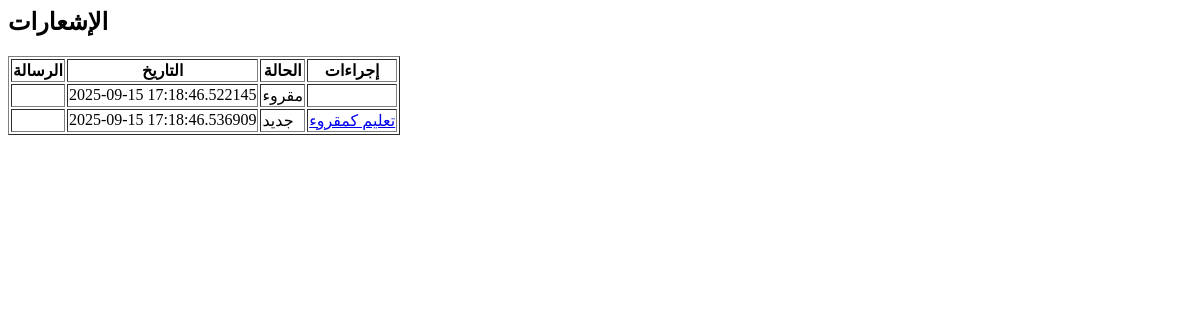
The page /notifications on the database as committed earlier.
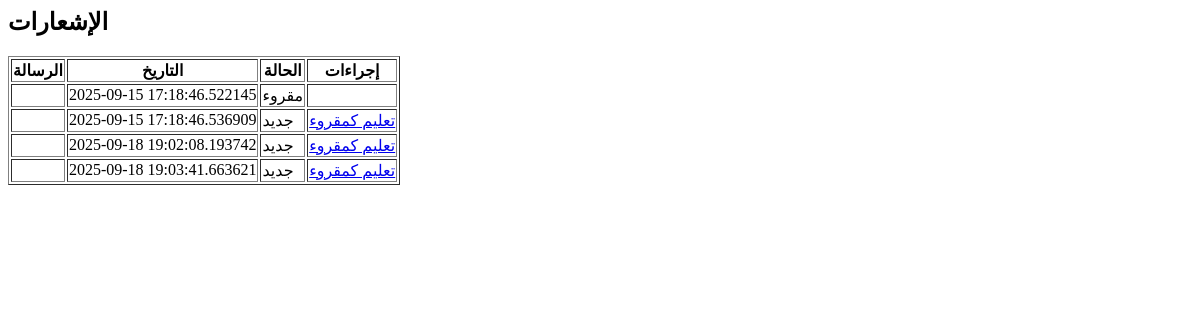
The same page on the database as committed later.
### models.py (models this page shows)
class Notification(db.Model):
    id = db.Column(db.Integer, primary_key=True)
    user_id = db.Column(db.Integer, db.ForeignKey('user.id'), nullable=True)
    company_id = db.Column(db.Integer, db.ForeignKey('company.id'), nullable=True)
    title = db.Column(db.String(200))
    body = db.Column(db.String(500))
    is_read = db.Column(db.Boolean, default=False)
    created_at = db.Column(db.DateTime, default=datetime.utcnow)

### app.py (the view)
@app.route('/notifications')
def notifications():
    user_id = session.get("user_id")
    company_id = session.get("company_id")
    notifications = Notification.query.filter(
        (Notification.user_id==user_id) | (Notification.company_id==company_id)
    ).all()
    return render_template('notifications.html', notifications=notifications)

### templates/notifications.html
<h2>الإشعارات</h2>
<table border="1">
    <tr>
        <th>الرسالة</th>
        <th>التاريخ</th>
        <th>الحالة</th>
        <th>إجراءات</th>
    </tr>
    {% for notif in notifications %}
    <tr>
        <td>{{ notif.message }}</td>
        <td>{{ notif.created_at }}</td>
        <td>{{ 'مقروء' if notif.is_read else 'جديد' }}</td>
        <td>
            {% if not notif.is_read %}
            <a href="{{ url_for('mark_notification_read', notification_id=notif.id) }}">تعليم كمقروء</a>
            {% endif %}
        </td>
    </tr>
    {% endfor %}
</table>

Rows that differ between the two databases and show on the page:
added Notification: created_at "2025-09-18 19:02:08.193742", is_read "جديد"
added Notification: created_at "2025-09-18 19:03:41.663621", is_read "جديد"
